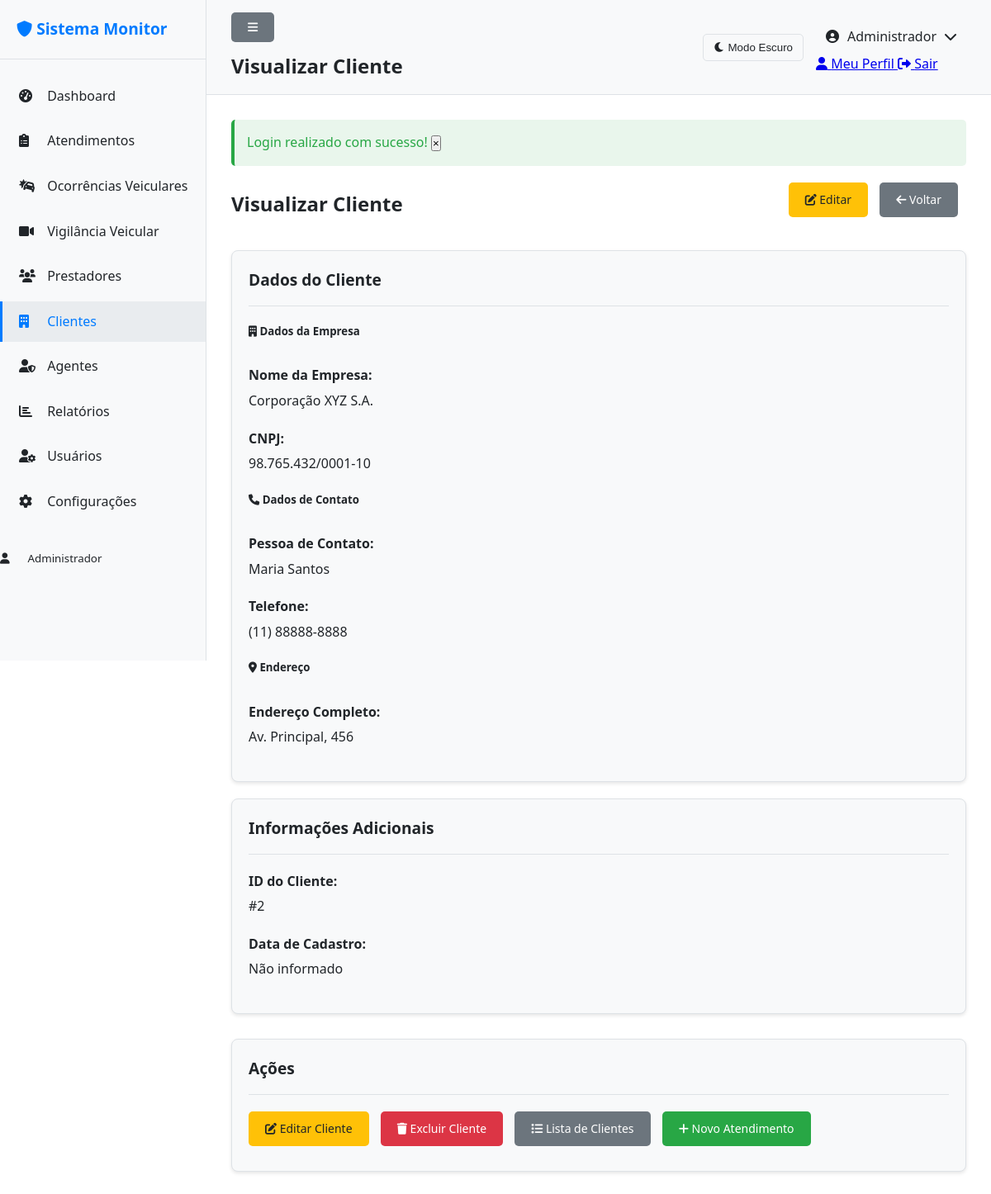
Screenshot of /index.php?page=clientes&action=view&id=2 (signed in) with the database file from the repository.
### tables this page shows
CREATE TABLE IF NOT EXISTS clientes (
    id_cliente INT AUTO_INCREMENT PRIMARY KEY,
    nome_empresa VARCHAR(100),
    cnpj VARCHAR(18),
    contato VARCHAR(100),
    endereco VARCHAR(255),
    telefone VARCHAR(15)
);

### controllers/ClientesController.php (called while the page is built, shortened)
<?php
require_once 'includes/functions.php';
class ClientesController {
    public function view() {
        $id = $_GET['id'] ?? 0;
        $cliente = new Cliente();
        $cliente->id_cliente = $id;
        if (!$cliente->readOne()) {
            flash_message('Cliente não encontrado', 'error');
            redirect('index.php?page=clientes');
        }
        include 'views/clientes/view.php';
    }
}
?>

### models/Cliente.php (called while the page is built, shortened)
<?php
require_once 'config/database.php';
class Cliente {
    private $conn;
    private $table_name = "clientes";
    public $id_cliente;
    public function __construct() {
        $database = new Database();
        $this->conn = $database->getConnection();
    }
    public function readOne() {
        $query = "SELECT * FROM " . $this->table_name . " WHERE id_cliente = :id";
        $stmt = $this->conn->prepare($query);
        $stmt->bindParam(':id', $this->id_cliente);
        $stmt->execute();
        $row = $stmt->fetch(PDO::FETCH_ASSOC);
        if ($row) {
            $this->nome_empresa = $row['nome_empresa'];
            $this->cnpj = $row['cnpj'];
            $this->contato = $row['contato'];
            $this->endereco = $row['endereco'];
            $this->telefone = $row['telefone'];
            return true;
        }
        return false;
    }
}
?>

### config/database.php (called while the page is built, shortened)
<?php
class Database {
    private $host = 'localhost';
    private $db_name = 'informacoes_ocorrencias_veicular_2';
    private $username = 'root';
    private $password = '1234';
    public function getConnection() {
        $this->conn = null;
        try {
            $this->conn = new PDO("mysql:host=" . $this->host . ";dbname=" . $this->db_name,
                                $this->username, $this->password);
            $this->conn->exec("set names utf8");
            $this->conn->setAttribute(PDO::ATTR_ERRMODE, PDO::ERRMODE_EXCEPTION);
        } catch(PDOException $exception) {
            echo "Erro de conexão: " . $exception->getMessage();
        }
        return $this->conn;
    }
}
?>

### includes/functions.php (called while the page is built, shortened)
<?php
function format_phone($phone) {
    $phone = preg_replace('/[^0-9]/', '', $phone);
    if (strlen($phone) == 11) {
        return '(' . substr($phone, 0, 2) . ') ' . substr($phone, 2, 5) . '-' . substr($phone, 7);
    } elseif (strlen($phone) == 10) {
        return '(' . substr($phone, 0, 2) . ') ' . substr($phone, 2, 4) . '-' . substr($phone, 6);
    }
    return $phone;
}
function format_cnpj($cnpj) {
    $cnpj = preg_replace('/[^0-9]/', '', $cnpj);
    if (strlen($cnpj) == 14) {
        return substr($cnpj, 0, 2) . '.' . substr($cnpj, 2, 3) . '.' . substr($cnpj, 5, 3) . '/' . substr($cnpj, 8, 4) . '-' . substr($cnpj, 12, 2);
    }
    return $cnpj;
}
?>

### views/clientes/view.php (the view, shortened to what this page needs)
<div class="d-flex justify-content-between align-items-center mb-3">
    <h2>Visualizar Cliente</h2>
    <div>
        <a href="index.php?page=clientes&action=edit&id=<?php echo $cliente->id_cliente; ?>" class="btn btn-warning">
            <i class="fas fa-edit"></i> Editar
        </a>
        <a href="index.php?page=clientes" class="btn btn-secondary">
            <i class="fas fa-arrow-left"></i> Voltar
        </a>
    </div>
</div>
<div class="row">
    <div class="col-md-8">
        <div class="card">
            <div class="card-header">
                <h3 class="card-title">Dados do Cliente</h3>
            </div>
            <div class="card-body">
                <div class="row">
                    <div class="col-md-12">
                        <h5 class="mb-3"><i class="fas fa-building"></i> Dados da Empresa</h5>
                    </div>
                    <div class="col-md-8">
                        <div class="form-group">
                            <label class="form-label"><strong>Nome da Empresa:</strong></label>
                            <p><?php echo htmlspecialchars($cliente->nome_empresa); ?></p>
                        </div>
                    </div>
                    <div class="col-md-4">
                        <div class="form-group">
                            <label class="form-label"><strong>CNPJ:</strong></label>
                            <p><?php echo format_cnpj($cliente->cnpj); ?></p>
                        </div>
                    </div>
                    <div class="col-md-12 mt-4">
                        <h5 class="mb-3"><i class="fas fa-phone"></i> Dados de Contato</h5>
                    </div>
                    <div class="col-md-6">
                        <div class="form-group">
                            <label class="form-label"><strong>Pessoa de Contato:</strong></label>
                            <p><?php echo htmlspecialchars($cliente->contato); ?></p>
                        </div>
                    </div>
                    <div class="col-md-6">
                        <div class="form-group">
                            <label class="form-label"><strong>Telefone:</strong></label>
                            <p><?php echo format_phone($cliente->telefone); ?></p>
                        </div>
                    </div>
                    <div class="col-md-12 mt-4">
                        <h5 class="mb-3"><i class="fas fa-map-marker-alt"></i> Endereço</h5>
                    </div>
                    <div class="col-md-12">
                        <div class="form-group">
                            <label class="form-label"><strong>Endereço Completo:</strong></label>
                            <p><?php echo nl2br(htmlspecialchars($cliente->endereco)); ?></p>
                        </div>
                    </div>
                </div>
            </div>
        </div>
    </div>
    <div class="col-md-4">
        <div class="card">
            <div class="card-header">
                <h3 class="card-title">Informações Adicionais</h3>
            </div>
            <div class="card-body">
                <div class="form-group">
                    <label class="form-label"><strong>ID do Cliente:</strong></label>
                    <p>#<?php echo $cliente->id_cliente; ?></p>
                </div>
                <div class="form-group">
                    <label class="form-label"><strong>Data de Cadastro:</strong></label>
                    <p><?php echo isset($cliente->data_cadastro) ? format_date($cliente->data_cadastro) : 'Não informado'; ?></p>
                </div>
            </div>
        </div>
        <div class="card mt-3">
            <div class="card-header">
                <h3 class="card-title">Ações</h3>
            </div>
            <div class="card-body">
                <div class="d-grid gap-2">
                    <a href="index.php?page=clientes&action=edit&id=<?php echo $cliente->id_cliente; ?>" class="btn btn-warning">
                        <i class="fas fa-edit"></i> Editar Cliente
                    </a>
                    <?php if ($_SESSION['user_level'] == 'admin'): ?>
                    <a href="index.php?page=clientes&action=delete&id=<?php echo $cliente->id_cliente; ?>"
                       class="btn btn-danger btn-delete"
                       onclick="return confirm('Tem certeza que deseja excluir este cliente?')">
                        <i class="fas fa-trash"></i> Excluir Cliente
                    </a>
                    <?php endif; ?>
                    <a href="index.php?page=clientes" class="btn btn-secondary">
                        <i class="fas fa-list"></i> Lista de Clientes
                    </a>
                    <a href="index.php?page=atendimentos&action=create&cliente_id=<?php echo $cliente->id_cliente; ?>" class="btn btn-success">
                        <i class="fas fa-plus"></i> Novo Atendimento
                    </a>
                </div>
            </div>
        </div>
    </div>
</div>
<?php
include 'views/layout.php';
?>

### assets/css/style.css (style rules this page uses)
:root { --bg-primary: #ffffff; --bg-secondary: #f8f9fa; --bg-tertiary: #e9ecef; --text-primary: #212529; --text-secondary: #6c757d; --accent-primary: #007bff; --accent-secondary: #0056b3; --border-color: #dee2e6; --shadow: rgba(0, 0, 0, 0.1); --success: #28a745; --warning: #ffc107; --danger: #dc3545; --info: #17a2b8; }
* { margin: 0; padding: 0; box-sizing: border-box; }
body { font-family: 'Segoe UI', Tahoma, Geneva, Verdana, sans-serif; background-color: var(--bg-primary); color: var(--text-primary); line-height: 1.6; transition: all 0.3s ease; }
.card { background-color: var(--bg-secondary); border: 1px solid var(--border-color); border-radius: 8px; padding: 20px; margin-bottom: 20px; box-shadow: 0 2px 4px var(--shadow); transition: all 0.3s ease; }
.card-header { border-bottom: 1px solid var(--border-color); padding-bottom: 15px; margin-bottom: 20px; }
.card-title { font-size: 1.2rem; color: var(--text-primary); margin: 0; }
.form-group { margin-bottom: 20px; }
.form-label { display: block; margin-bottom: 5px; color: var(--text-primary); font-weight: 500; }
.btn { display: inline-block; padding: 10px 20px; border: none; border-radius: 5px; text-decoration: none; text-align: center; cursor: pointer; font-size: 14px; font-weight: 500; transition: all 0.3s ease; margin-right: 10px; margin-bottom: 10px; }
.btn-success { background-color: var(--success); color: white; }
.btn-warning { background-color: var(--warning); color: #212529; }
.btn-danger { background-color: var(--danger); color: white; }
.btn-secondary { background-color: var(--text-secondary); color: white; }
.mb-3 { margin-bottom: 30px; }
.mt-3 { margin-top: 30px; }
.d-flex { display: flex; }
.justify-content-between { justify-content: space-between; }
.align-items-center { align-items: center; }
.gap-2 { gap: 20px; }

### rows the page displays
clientes: nome_empresa "Corporação XYZ S.A.", cnpj "98.765.432/0001-10", contato "Maria Santos", telefone "(11) 88888-8888", endereco "Av. Principal, 456", id_cliente "2"

### other values shown
$page_title "Visualizar Cliente"
$_SESSION['user_name'] "Administrador"
$flash['message'] "Login realizado com sucesso!"
